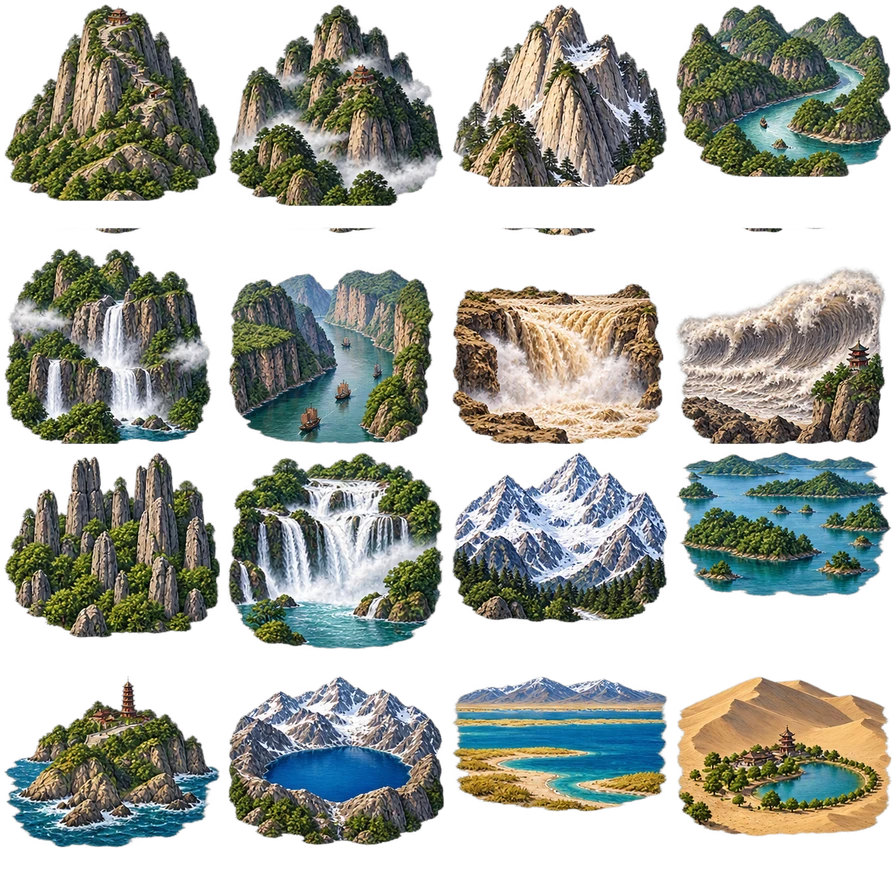
#> input picture images/map-nature/nature-5.webp, 896 x 896 px
$ python -i pack_nature.py   (imports and definitions only)
#> lines starting #> are read from the running program, lines starting #| are printed output that depends on the picture
#> further down, picture is the input picture: PIL image 896x896 RGBA; mean R, G, B, A 70.8, 74.1, 66.3, 142.7
"""자연 유적의 투명 원화와 새 Blender 모형을 지도용으로 묶는다."""
import json
import re
import sys
from collections import defaultdict
from pathlib import Path

from PIL import Image, ImageChops, ImageDraw, ImageEnhance, ImageFilter, ImageFont

from pack import ROOT, SIDE, GUTTER, COLS, normalize, read_image, source_tile
from pack_missing import register


def finish(image):
    alpha=image.getchannel('A')
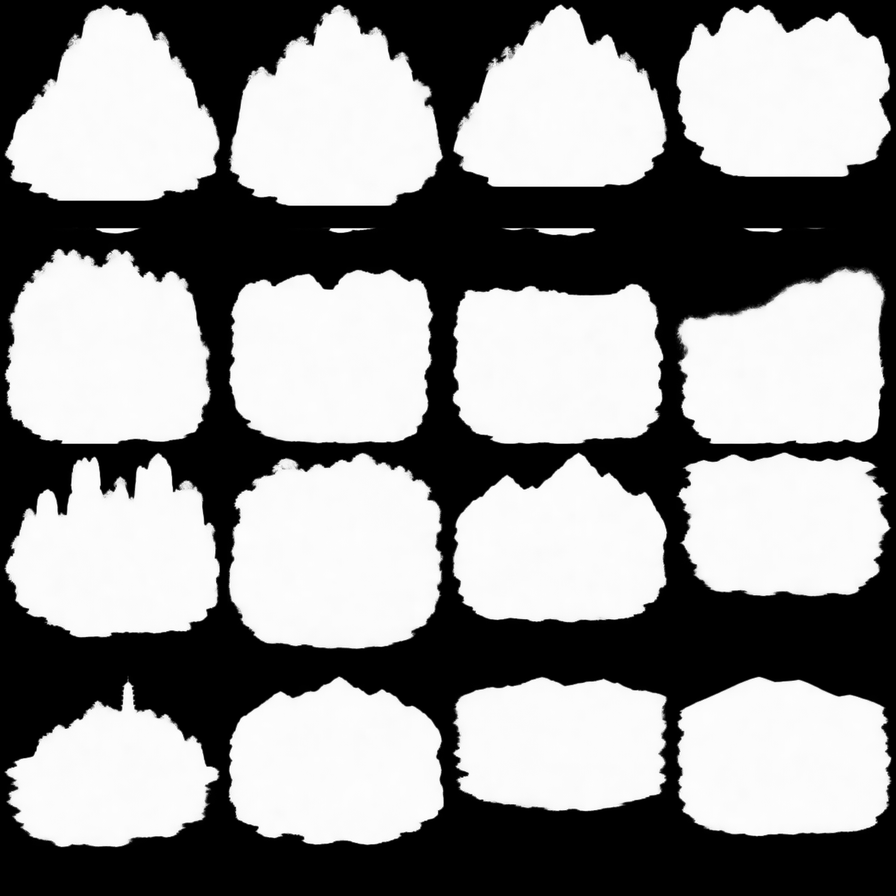
#> alpha: PIL image 896x896 L; min 0, max 255, mean 142.7
    core=alpha.filter(ImageFilter.MinFilter(3))
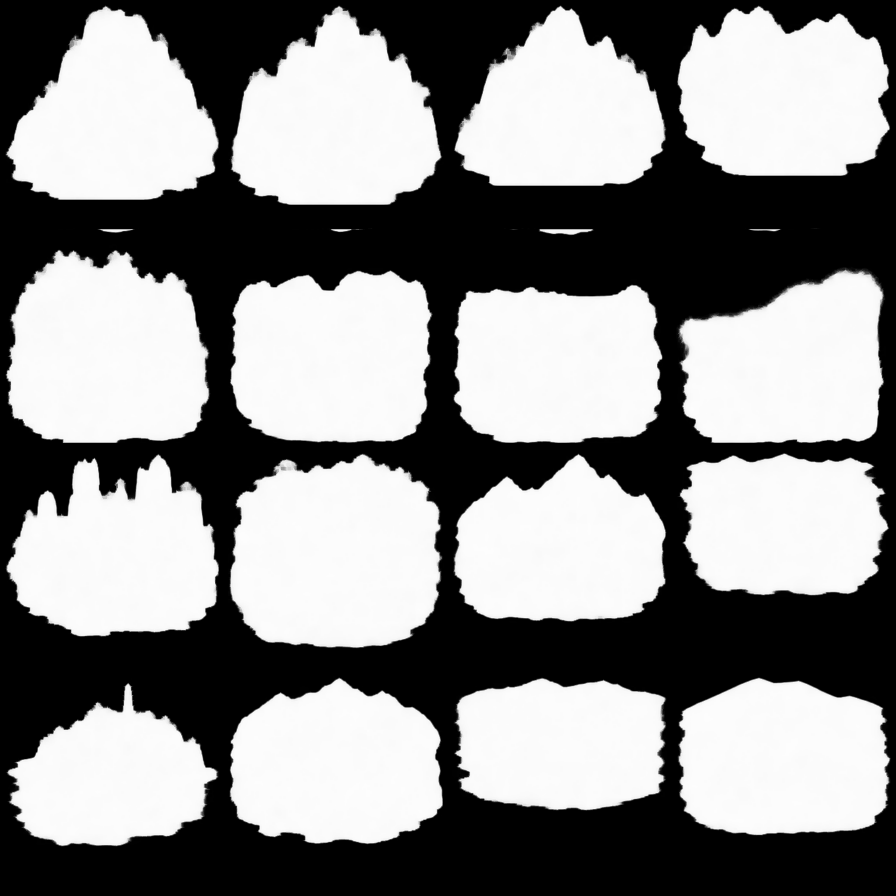
#> core: PIL image 896x896 L; min 0, max 253, mean 137.8
    rgb=image.convert('RGB')
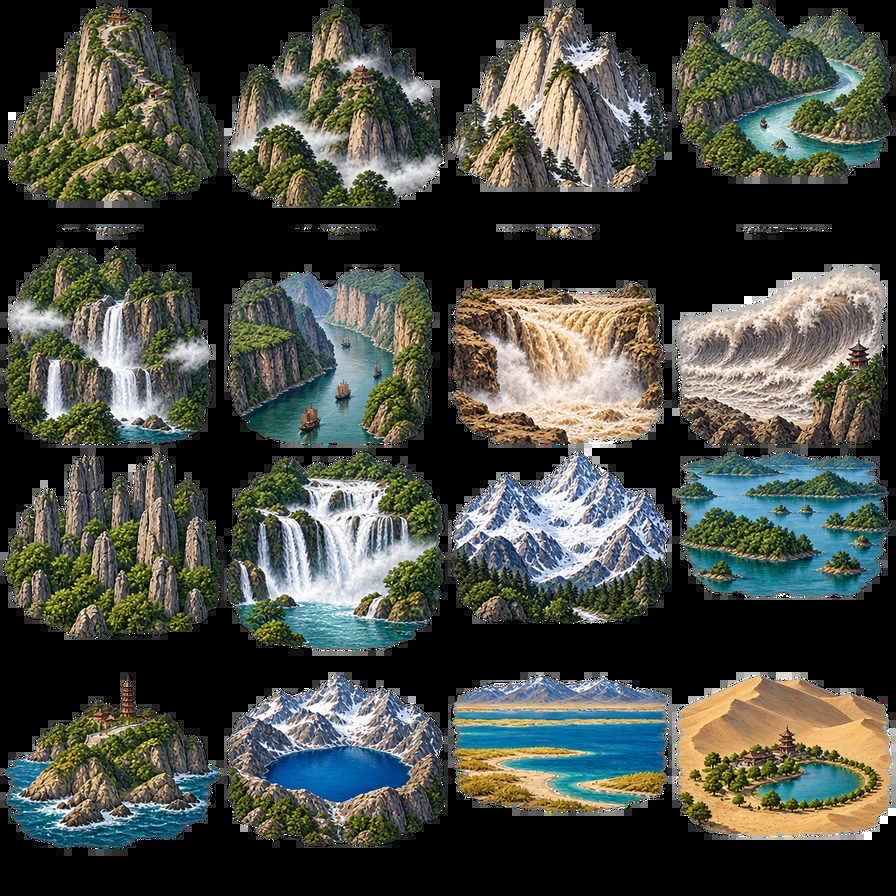
#> rgb: PIL image 896x896 RGB; mean R, G, B 70.8, 74.1, 66.3
    image=Image.composite(rgb,ImageEnhance.Color(rgb).enhance(.22),core)
    image.putalpha(ImageChops.multiply(alpha,core.point(lambda a:min(255,142+a))))
#> image: PIL image 896x896 RGBA
    return image


# [80 lines left out: functions set_tier, contact, main, not called in this run]


# [1 line not run here, left out]

>>> from PIL import Image
>>> picture = Image.open('../../images/map-nature/nature-5.webp')
>>> result = finish(picture)

$ run again, on images/map-nature/region-6-1.webp
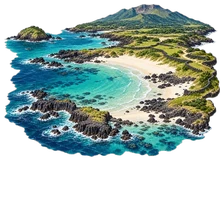
#> input picture images/map-nature/region-6-1.webp, 224 x 224 px
#> picture is the input picture: PIL image 224x224 RGBA; mean R, G, B, A 57.5, 76.2, 72.7, 129.9
#> in finish, `core=alpha.filter(ImageFilter.MinFilter(3))`:
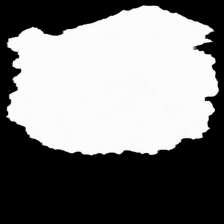
#> core: PIL image 224x224 L; min 0, max 253, mean 124.9
#> in finish, `image.putalpha(ImageChops.multiply(alpha,core.point(lambda a:min(255,1..`:
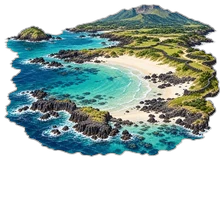
#> image: PIL image 224x224 RGBA; mean R, G, B, A 58.8, 75.7, 71.8, 128.3; transparent parts drawn white

$ run again, on images/map-nature/region-9-1.webp
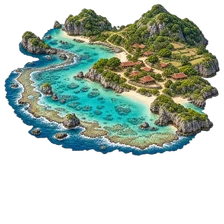
#> input picture images/map-nature/region-9-1.webp, 224 x 224 px
#> picture is the input picture: PIL image 224x224 RGBA; mean R, G, B, A 54.3, 70, 59.6, 121.8
#> in finish, `rgb=image.convert('RGB')`:
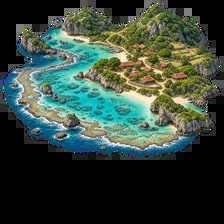
#> rgb: PIL image 224x224 RGB; mean R, G, B 54.3, 70, 59.6
#> in finish, `image.putalpha(ImageChops.multiply(alpha,core.point(lambda a:min(255,1..`:
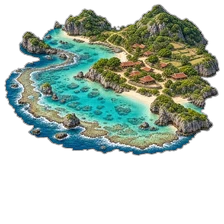
#> image: PIL image 224x224 RGBA; mean R, G, B, A 55.1, 69.6, 59.2, 120.2; transparent parts drawn white

$ run again, on images/map-nature/relief-3.webp
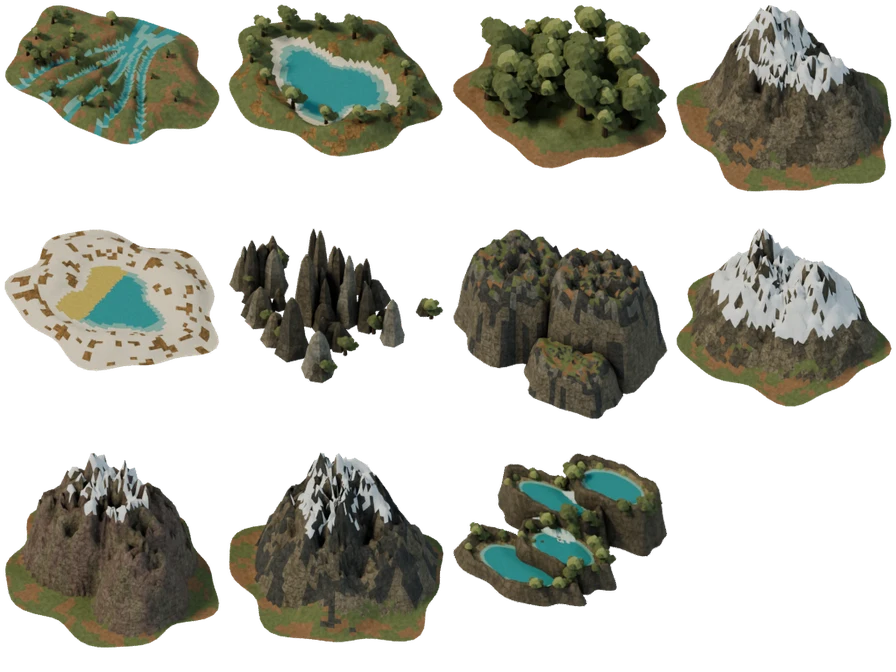
#> input picture images/map-nature/relief-3.webp, 896 x 672 px
#> picture is the input picture: PIL image 896x672 RGBA; mean R, G, B, A 46.3, 46.4, 37.1, 108
#> in finish, `rgb=image.convert('RGB')`:
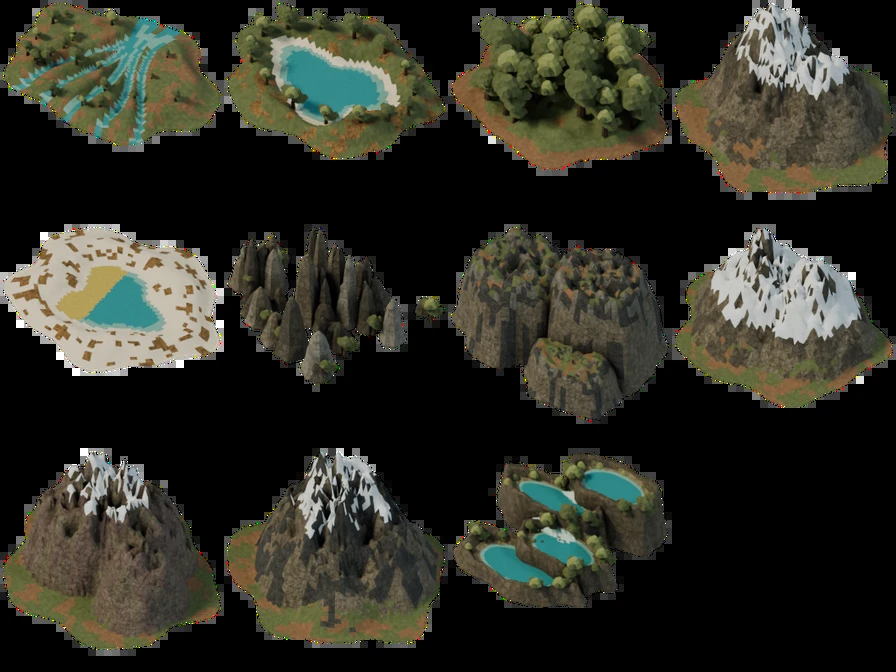
#> rgb: PIL image 896x672 RGB; mean R, G, B 46.3, 46.4, 37.1
#> in finish, `image.putalpha(ImageChops.multiply(alpha,core.point(lambda a:min(255,1..`:
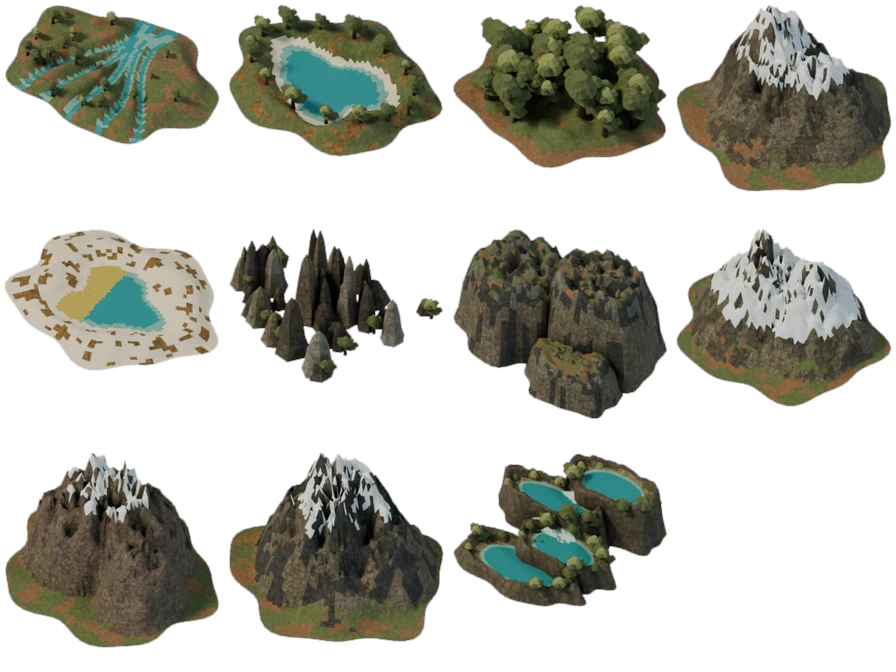
#> image: PIL image 896x672 RGBA; mean R, G, B, A 46, 46.3, 37.9, 106.7; transparent parts drawn white
